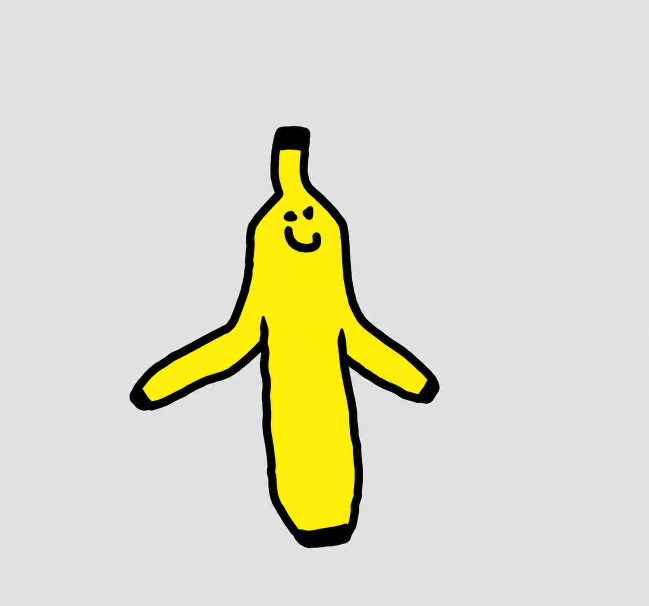
#> input picture banana3d/src/banana_arms.png, 1298 x 1212 px (shown at 1/2 size)
$ python -i compare.py   (imports and definitions only)
#> lines starting #> are read from the running program, lines starting #| are printed output that depends on the picture; after the words box and inside, x2 and y2 are one past the last pixel; in counts of white or black regions, pixels touching at a corner belong together
"""Fidelity check: compare the exact orthographic front render with the drawing.

Prints silhouette / ink IoU and boundary-distance stats and writes an overlay:
  black = ink in both, red = ink only in drawing, blue = ink only in render,
  yellow = body in both.
"""
import json
import sys

import numpy as np
from PIL import Image
from scipy import ndimage as ndi


def masks_drawing(path):
    a = np.asarray(Image.open(path).convert("RGB")).astype(float)
    r, g, b = a[..., 0], a[..., 1], a[..., 2]
    ink = np.maximum(r, g) < 119
    yel = (r - b > 100) & ~ink
    S = ndi.binary_fill_holes(ink | yel)
    return S, ink & S


def masks_render(path):
#> called with path = '../src/banana_arms.png'
    a = np.asarray(Image.open(path).convert("RGB")).astype(float)
    r, g, b = a[..., 0], a[..., 1], a[..., 2]
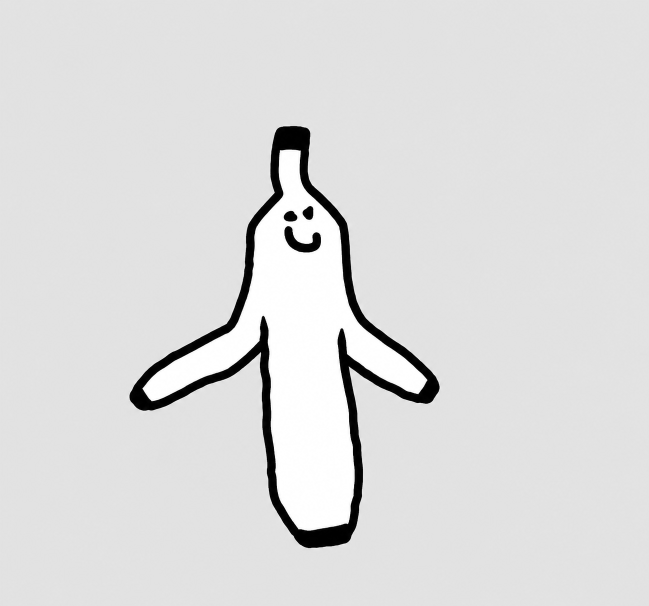
#> r: shape (1212, 1298) float64 (shown at 1/2 size); min 0, max 255, mean 220.5
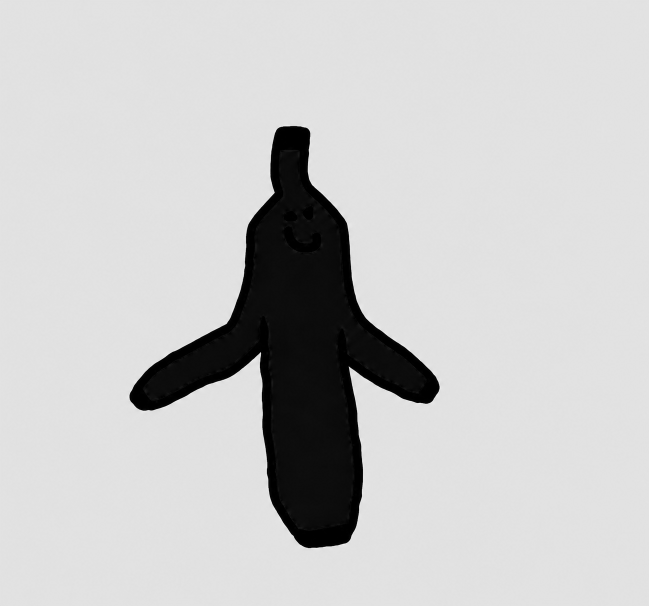
#> b: shape (1212, 1298) float64 (shown at 1/2 size); min 0, max 255, mean 200
    ink = np.maximum(r, g) < 90
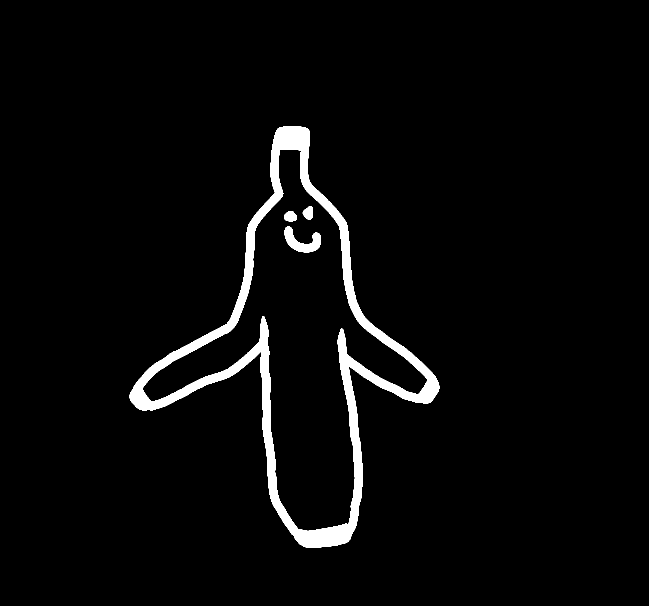
#> ink: shape (1212, 1298) bool (shown at 1/2 size); 3.3% white; 4 white regions, box (x1, y1, x2, y2) and area: (259, 252, 879, 1096) 50016, (569, 453, 642, 505) 1800, (568, 422, 594, 443) 425, (605, 412, 626, 439) 418
    yel = (r - b > 60) & ~ink
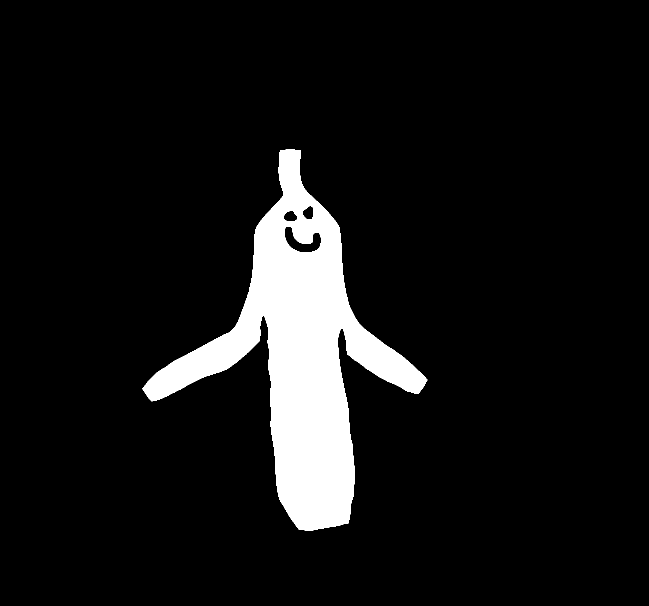
#> yel: shape (1212, 1298) bool (shown at 1/2 size); 8.3% white; 1 white region, box (x1, y1, x2, y2) and area: (285, 299, 855, 1062) 130013
    # the floor seen edge-on below the feet renders as a dark full-width band
    band = ink.mean(axis=1) > 0.8
    ink[band] = False
    yel[band] = False
    S = ndi.binary_fill_holes(ink | yel)
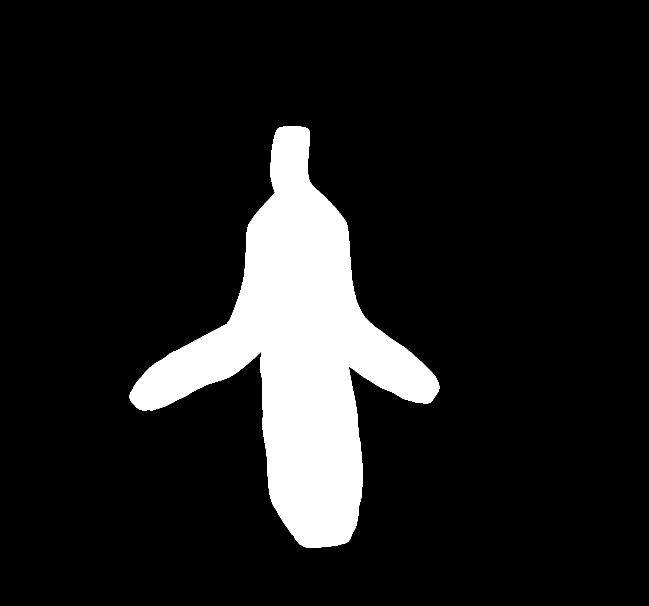
#> S: shape (1212, 1298) bool (shown at 1/2 size); 11.6% white; 1 white region, box (x1, y1, x2, y2) and area: (259, 252, 879, 1096) 182672
    S = ndi.binary_opening(S, iterations=1)
#> S: shape (1212, 1298) bool; 11.6% white; 1 white region, box (x1, y1, x2, y2) and area: (259, 252, 879, 1096) 182671
    lab, n = ndi.label(S)
#> n = 1
    # drop anything touching the frame (the floor seen edge-on below the feet)
    edge = np.unique(np.r_[lab[0], lab[-1], lab[:, 0], lab[:, -1]])
#> edge = [0]
    S &= ~np.isin(lab, edge[edge > 0])
    lab, n = ndi.label(S)
    if n > 1:
        sizes = ndi.sum(S, lab, range(1, n + 1))
        S = lab == (1 + int(np.argmax(sizes)))
    return S, ink & S


def boundary_dist(A, B):
    eA = A & ~ndi.binary_erosion(A)
    eB = B & ~ndi.binary_erosion(B)
    dB = ndi.distance_transform_edt(~eB)
    d = dB[eA]
    return float(np.mean(d)), float(np.percentile(d, 95)), float(d.max())


def main(drawing, render, overlay):
    S0, K0 = masks_drawing(drawing)
    S1, K1 = masks_render(render)
    iou = lambda a, b: float((a & b).sum() / max((a | b).sum(), 1))
    res = dict(silhouette_iou=round(iou(S0, S1), 4), ink_iou=round(iou(K0, K1), 4))
    m, p95, mx = boundary_dist(S0, S1)
    res.update(silhouette_edge_mean_px=round(m, 2), silhouette_edge_p95_px=round(p95, 2),
               silhouette_edge_max_px=round(mx, 2))
    # inner edge of the ink outline = the body edge
    B0, B1 = S0 & ~K0, S1 & ~K1
    m, p95, mx = boundary_dist(ndi.binary_fill_holes(B0) & B0, ndi.binary_fill_holes(B1) & B1)
    res.update(body_edge_mean_px=round(m, 2), body_edge_p95_px=round(p95, 2))
    ov = np.full(S0.shape + (3,), 235, np.uint8)
    ov[S0 & S1] = (255, 236, 90)
    ov[K0 & K1] = (0, 0, 0)
    ov[K0 & ~K1] = (230, 0, 0)
    ov[K1 & ~K0] = (0, 90, 255)
    ov[S0 & ~S1 & ~K0] = (255, 150, 150)
    Image.fromarray(ov).save(overlay)
    print(json.dumps(res))
    return res


# [2 lines not run here, left out]

>>> result = masks_render('../src/banana_arms.png')
